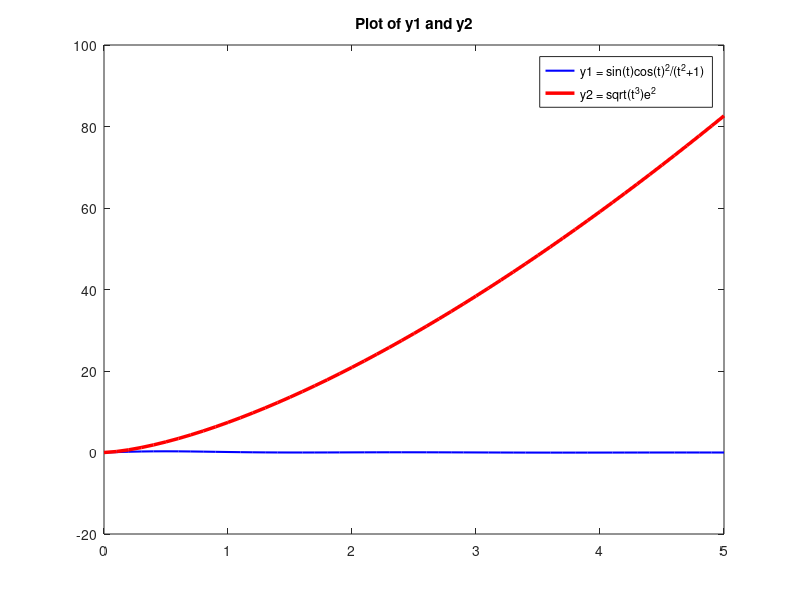
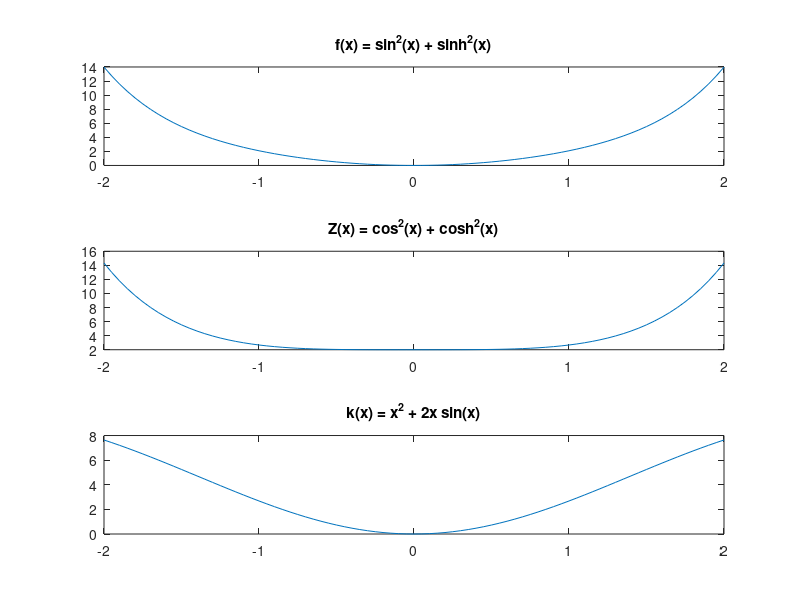
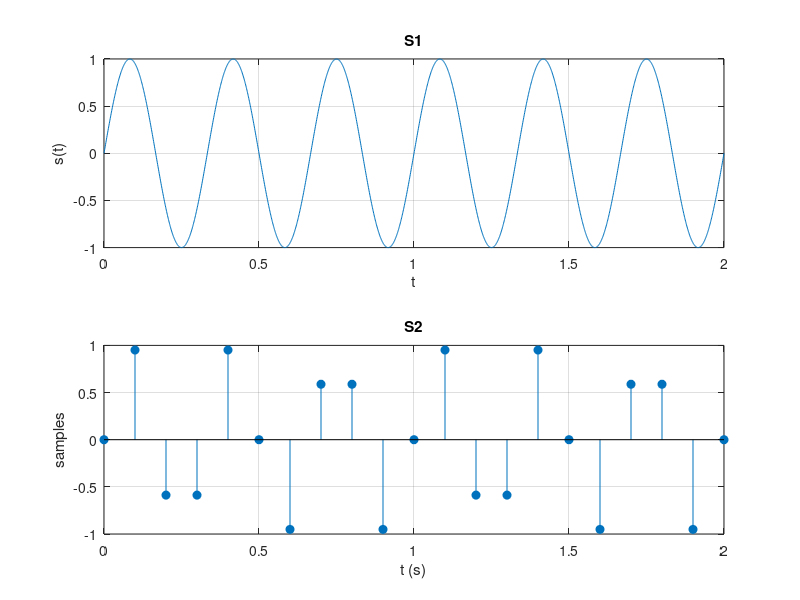

Write MATLAB code to recreate these figures, in order.
clear 
clc 

t  = 0:0.1:5;
y1 = sin(t).*cos(t).^2 ./ (t.^2 + 1);
y2 = sqrt(t.^3) .* exp(2);
figure(1)
plot(t, y1, 'b-', 'LineWidth', 1.5)
hold on
plot(t, y2, 'r', 'LineWidth', 2.5)   
hold off
legend('y1 = sin(t)cos(t)^2/(t^2+1)', 'y2 = sqrt(t^3)e^2')
title('Plot of y1 and y2')


x = -2:0.05:2;
f = sin(x).^2 + sinh(x).^2;
Z = cos(x).^2 + cosh(x).^2;
k = x.^2 + 2*x.*sin(x);
figure(2)
subplot(3,1,1);
plot(x, f); title('f(x) = sin^2(x) + sinh^2(x)')
subplot(3,1,2);
plot(x, Z); title('Z(x) = cos^2(x) + cosh^2(x)')
subplot(3,1,3); 
plot(x, k); title('k(x) = x^2 + 2x sin(x)')


figure(3)
subplot(2,1,1)
t2 = 0:0.001:2;                      
plot(t2, sin(2*pi*3*t2))
title('S1')
xlabel('t'); ylabel('s(t)'); grid on
subplot(2,1,2)
t3 = 0:0.1:2;                        
stem(t3, sin(2*pi*3*t3), 'filled')
title('S2')
xlabel('t (s)'); ylabel('samples'); grid on
